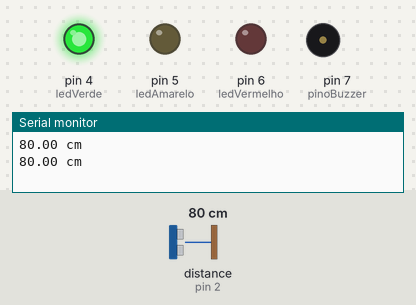
The sketch below on a simulated Arduino Uno, built with avr-gcc and run on an emulated ATmega328P. On the bench: output pins drawn as LEDs (lit = HIGH), buzzer (waves = sounding), the last lines printed to the serial monitor. Inputs (shaded band) come from the test bench; at power-on: distance to the obstacle (sensor on pin 2) 80 cm. The echo pulse lasts 58.3 µs per cm; pins used as bus, display or sensor lines are not drawn.

Above: at 2.3 s.
2.4 s: distance to the obstacle (sensor on pin 2) set to 2 cm
At 3.7 s:
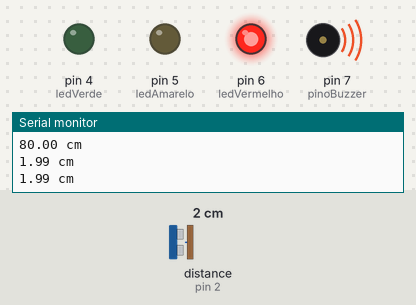
4.0 s: distance to the obstacle (sensor on pin 2) set to 8 cm
5.7 s: distance to the obstacle (sensor on pin 2) set to 11 cm
At 7.0 s:
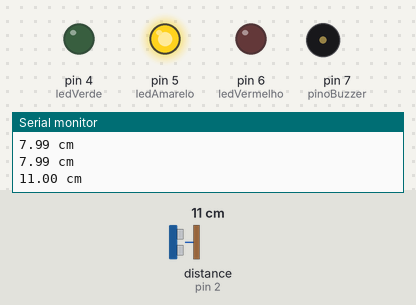
8.0 s: distance to the obstacle (sensor on pin 2) set to 4 cm
At 9.7 s:
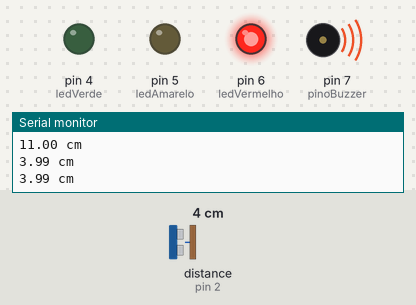
10.0 s: distance to the obstacle (sensor on pin 2) set to 18 cm
At 11.5 s:
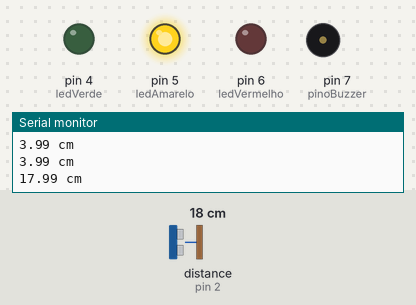
Timing chart, 0 to 13.0 s (numbered marks = the images above; inputs shaded):
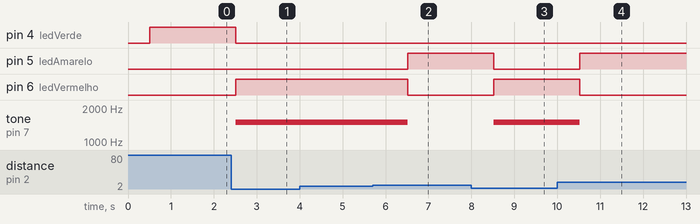

The sketch:

jaula.ino
```cpp
//Programa: Sensor ultrassônico Arduino acender LED
//Autor: Luan Alves - www.guiarobotica.com
#include "Ultrasonic.h"
Ultrasonic ultrasonic(3, 2);  // Trigger na porta 3 e Echo na porta 2

//Declarando os LED como constantes em seus respectivos pinos
const int ledVerde = 4;
const int ledAmarelo = 5;
const int ledVermelho = 6;
const int echoPin = 2;     //PINO DIGITAL UTILIZADO PELO HC-SR04 ECHO(RECEBE)
const int trigPin = 3;     //PINO DIGITAL UTILIZADO PELO HC-SR04 TRIG(ENVIA)
const int pinoBuzzer = 7;  //PINO DIGITAL EM QUE O BUZZER ESTÁ CONECTADO

Ultrasonic ultrasonic2(trigPin, echoPin);  //INICIALIZANDO OS PINOS
int distancia;                             //CRIA UMA VARIÁVEL CHAMADA "distancia" DO TIPO INTEIRO

long microsec = 0;  // variaveis de controle
float distanciaCM = 0;

void setup() {
  Serial.begin(9600);         //Inicializando o serial monitor
  pinMode(ledVerde, OUTPUT);  //declarando os LEDs como saida
  pinMode(ledAmarelo, OUTPUT);
  pinMode(ledVermelho, OUTPUT);
  pinMode(echoPin, INPUT);      //DEFINE O PINO COMO ENTRADA (RECEBE)
  pinMode(trigPin, OUTPUT);     //DEFINE O PINO COMO SAÍDA (ENVIA)
  pinMode(pinoBuzzer, OUTPUT);  //DECLARA O PINO COMO SENDO SAÍDA
}

void loop() {
  hcsr04();  // FAZ A CHAMADA DO MÉTODO "hcsr04()"
  //Lendo o valor do sensor
  microsec = ultrasonic.timing();

  //Convertendo a distância em CM
  distanciaCM = ultrasonic.convert(microsec, Ultrasonic::CM);

  ledDistancia();
  Serial.print(distanciaCM);  // mostrar a distancia na porta serial
  Serial.println(" cm");      // colocar unidade de medida
  delay(500);                 // espera de 500 milissegundos
}

void ledDistancia() {

  //Desliga todos os LEDs
  digitalWrite(ledVerde, LOW);
  digitalWrite(ledAmarelo, LOW);
  digitalWrite(ledVermelho, LOW);

  // criando as condicoes se a distancia for entre 30 cm e 20 cm
  if (distanciaCM >= 20) {
    digitalWrite(ledVerde, HIGH);  //liga o LED verde
  }
  // se a distancia for 10 cm e 20 cm
  if (distanciaCM <= 20 and distanciaCM >= 10) {
    digitalWrite(ledAmarelo, HIGH);  //liga LED amarelo
  }

  if (distanciaCM < 10) {             // se a distancia for menor que 10 cm
    digitalWrite(ledVermelho, HIGH);  // liga LED vermelho
    tone(pinoBuzzer,1500);//ACIONA O BUZZER
  }else{//SENÃO, FAZ
    noTone(pinoBuzzer);//BUZZER PERMANECE DESLIGADO
  }
}

void hcsr04() {
  digitalWrite(trigPin, LOW);   //SETA O PINO 6 COM UM PULSO BAIXO "LOW"
  delayMicroseconds(2);         // DELAY DE 2 MICROSSEGUNDOS
  digitalWrite(trigPin, HIGH);  //SETA O PINO 6 COM PULSO ALTO "HIGH"
  delayMicroseconds(10);        // DELAY DE 10 MICROSSEGUNDOS
  digitalWrite(trigPin, LOW);   //SETA O PINO 6 COM PULSO BAIXO "LOW" NOVAMENTE
  // FUNÇÃO RANGING, FAZ A CONVERSÃO DO TEMPO DE
  //RESPOSTA DO ECHO EM CENTÍMETROS E ARMAZENA
  //NA VARIÁVEL "distancia"
  //istancia = (ultrasonic.Ranging(distanciaCM)); // VARIÁVEL GLOBAL RECEBE O VALOR DA DISTÂNCIA MEDIDA
  delay(500);  //INTERVALO DE 500 MILISSEGUNDOS
}
```

Measured:
- the behaviour switches between 9 and 10 cm on distance to the obstacle (sensor on pin 2) (found by bisection; images 1 and 2)
- after the input at 2.4 s, pin 4 (ledVerde): HIGH → LOW after 0.11 s; pin 6 (ledVermelho): LOW → HIGH after 0.11 s; tone on pin 7 (pinoBuzzer): silent → 1500 Hz after 0.11 s
- after the input at 5.7 s, pin 5 (ledAmarelo): LOW → HIGH after 0.82 s; pin 6 (ledVermelho): HIGH → LOW after 0.82 s; tone on pin 7 (pinoBuzzer): 1500 Hz → silent after 0.82 s
- after the input at 8.0 s, pin 5 (ledAmarelo): HIGH → LOW after 0.52 s; pin 6 (ledVermelho): LOW → HIGH after 0.52 s; tone on pin 7 (pinoBuzzer): silent → 1500 Hz after 0.52 s
- after the input at 10.0 s, pin 5 (ledAmarelo): LOW → HIGH after 0.53 s; pin 6 (ledVermelho): HIGH → LOW after 0.53 s; tone on pin 7 (pinoBuzzer): 1500 Hz → silent after 0.53 s
